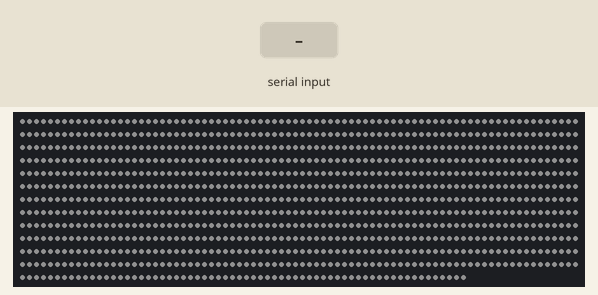
A sketch run on a simulated ESP32-S3. Parts: 1024 RGB LEDs in strip order, left to right, continuing on the next row. The inputs (shaded band) are chosen by the test bench. Dim RGB values are drawn brighter than linear; what the sketch prints to the serial monitor is not drawn.

Above: at 1.2 s.

The sketch:

esp32x32-serial.ino
```cpp
#include <Adafruit_NeoPixel.h>

#define PIN_WS2812B  21  // GPIO ESP32-S3 pin that connects to WS2812B
#define NUM_PIXELS  1024  // The number of LEDs (pixels) on WS2812B

int incomingByte = 0; // for incoming serial data

Adafruit_NeoPixel WS2812B(NUM_PIXELS, PIN_WS2812B, NEO_GRB + NEO_KHZ800);

void setup() {
  // put your setup code here, to run once:
  WS2812B.begin(); // INITIALIZE WS2812B strip object (REQUIRED)
  WS2812B.setBrightness(15); // a value from 0 to 255
  Serial.begin(9600);

  WS2812B.clear();
  WS2812B.fill(WS2812B.Color(255,255,255));
  WS2812B.show();
}

void loop() {
  WS2812B.clear();
  WS2812B.fill(WS2812B.Color(255,255,255));
  WS2812B.show();

  if (Serial.available() > 0) {
    // read the incoming byte:
    incomingByte = Serial.read();

    // say what you got:
    Serial.print("I received: ");
    Serial.println(incomingByte, DEC);

    // Display the recieved byte on the LED display
    for (int i = 0; i < 8; i++) {
      if (((incomingByte >> i) & 0x01) == 1) {
         // Bit is 1
         WS2812B.setPixelColor(i, WS2812B.Color(0, 255, 0)); // green
      }
      else {
         // Bit is 0
         WS2812B.setPixelColor(i, WS2812B.Color(255, 0, 0)); // red
      }
    }
  }
}
```
